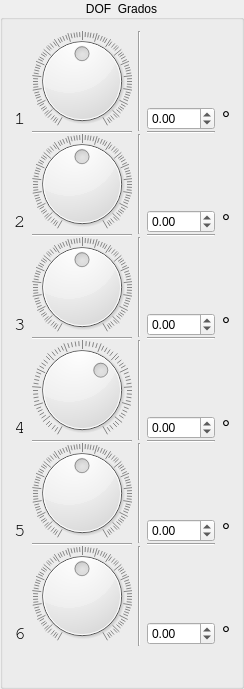
                 <widget class="QGroupBox" name="gridGroupBox">
                  <property name="layoutDirection">
                   <enum>Qt::LeftToRight</enum>
                  </property>
                  <property name="title">
                   <string>DOF  Grados</string>
                  </property>
                  <property name="alignment">
                   <set>Qt::AlignCenter</set>
                  </property>
                  <layout class="QGridLayout" name="gridLayout_5">
                   <property name="sizeConstraint">
                    <enum>QLayout::SetMaximumSize</enum>
                   </property>
                   <property name="bottomMargin">
                    <number>40</number>
                   </property>
                   <property name="verticalSpacing">
                    <number>0</number>
                   </property>
                   <item row="12" column="3">
                    <widget class="Line" name="line_17">
                     <property name="orientation">
                      <enum>Qt::Horizontal</enum>
                     </property>
                    </widget>
                   </item>
                   <item row="9" column="3">
                    <widget class="Line" name="line_15">
                     <property name="orientation">
                      <enum>Qt::Horizontal</enum>
                     </property>
                    </widget>
                   </item>
                   <item row="1" column="4">
                    <widget class="QLabel" name="label_15">
                     <property name="font">
                      <font>
                       <pointsize>16</pointsize>
                       <italic>true</italic>
                      </font>
                     </property>
                     <property name="text">
                      <string>°</string>
                     </property>
                     <property name="scaledContents">
                      <bool>false</bool>
                     </property>
                    </widget>
                   </item>
                   <item row="10" column="2" rowspan="2" colspan="2">
                    <widget class="Line" name="line_6">
                     <property name="orientation">
                      <enum>Qt::Vertical</enum>
                     </property>
                    </widget>
                   </item>
                   <item row="11" column="3">
                    <widget class="QDoubleSpinBox" name="spinBox4DOF">
                     <property name="minimum">
                      <double>-180.000000000000000</double>
                     </property>
                     <property name="maximum">
                      <double>180.000000000000000</double>
                     </property>
                    </widget>
                   </item>
                   <item row="10" column="1" rowspan="2">
                    <widget class="QDial" name="dial4DOF">
                     <property name="minimum">
                      <number>-180</number>
                     </property>
                     <property name="notchesVisible">
                      <bool>true</bool>
                     </property>
                    </widget>
                   </item>
                   <item row="8" column="3">
                    <widget class="QDoubleSpinBox" name="spinBox3DOF">
                     <property name="minimum">
                      <double>-180.000000000000000</double>
                     </property>
                     <property name="maximum">
                      <double>180.000000000000000</double>
                     </property>
                    </widget>
                   </item>
                   <item row="7" column="2" rowspan="2" colspan="2">
                    <widget class="Line" name="line_5">
                     <property name="maximumSize">
                      <size>
                       <width>16777215</width>
                       <height>16777215</height>
                      </size>
                     </property>
                     <property name="orientation">
                      <enum>Qt::Vertical</enum>
                     </property>
                    </widget>
                   </item>
                   <item row="4" column="2" rowspan="2">
                    <widget class="Line" name="line_9">
                     <property name="orientation">
                      <enum>Qt::Vertical</enum>
                     </property>
                    </widget>
                   </item>
                   <item row="5" column="0">
                    <widget class="QLabel" name="label_13">
                     <property name="maximumSize">
                      <size>
                       <width>16</width>
                       <height>16</height>
                      </size>
                     </property>
                     <property name="font">
                      <font>
                       <family>FreeMono</family>
                       <pointsize>14</pointsize>
                      </font>
                     </property>
                     <property name="text">
                      <string>2</string>
                     </property>
                    </widget>
                   </item>
                   <item row="14" column="3">
                    <widget class="QDoubleSpinBox" name="spinBox5DOF">
                     <property name="minimum">
                      <double>-180.000000000000000</double>
                     </property>
                     <property name="maximum">
                      <double>180.000000000000000</double>
                     </property>
                    </widget>
                   </item>
                   <item row="8" column="0">
                    <widget class="QLabel" name="label_14">
                     <property name="maximumSize">
                      <size>
                       <width>16</width>
                       <height>16</height>
                      </size>
                     </property>
                     <property name="font">
                      <font>
                       <family>FreeMono</family>
                       <pointsize>14</pointsize>
                      </font>
                     </property>
                     <property name="text">
                      <string>3</string>
                     </property>
                    </widget>
                   </item>
                   <item row="13" column="2" rowspan="2" colspan="2">
                    <widget class="Line" name="line_7">
                     <property name="orientation">
                      <enum>Qt::Vertical</enum>
                     </property>
                    </widget>
                   </item>
                   <item row="4" column="1" rowspan="2">
                    <widget class="QDial" name="dial2DOF">
                     <property name="minimum">
                      <number>-180</number>
                     </property>
                     <property name="maximum">
                      <number>180</number>
                     </property>
                     <property name="notchesVisible">
                      <bool>true</bool>
                     </property>
                    </widget>
                   </item>
                   <item row="5" column="3">
                    <widget class="QDoubleSpinBox" name="spinBox2DOF">
                     <property name="minimum">
                      <double>-180.000000000000000</double>
                     </property>
                     <property name="maximum">
                      <double>180.000000000000000</double>
                     </property>
                    </widget>
                   </item>
                   <item row="17" column="2" rowspan="2">
                    <widget class="Line" name="line_8">
                     <property name="orientation">
                      <enum>Qt::Vertical</enum>
                     </property>
                    </widget>
                   </item>
                   <item row="14" column="0">
                    <widget class="QLabel" name="label_21">
                     <property name="maximumSize">
                      <size>
                       <width>16</width>
                       <height>16</height>
                      </size>
                     </property>
                     <property name="font">
                      <font>
                       <family>FreeMono</family>
                       <pointsize>14</pointsize>
                      </font>
                     </property>
                     <property name="text">
                      <string>5</string>
                     </property>
                    </widget>
                   </item>
                   <item row="0" column="2" rowspan="2" colspan="2">
                    <widget class="Line" name="line_10">
                     <property name="orientation">
                      <enum>Qt::Vertical</enum>
                     </property>
                    </widget>
                   </item>
                   <item row="3" column="3">
                    <widget class="Line" name="line_4">
                     <property name="orientation">
                      <enum>Qt::Horizontal</enum>
                     </property>
                    </widget>
                   </item>
                   <item row="16" column="3">
                    <widget class="Line" name="line_19">
                     <property name="orientation">
                      <enum>Qt::Horizontal</enum>
                     </property>
                    </widget>
                   </item>
                   <item row="1" column="3">
                    <widget class="QDoubleSpinBox" name="spinBox1DOF">
                     <property name="minimum">
                      <double>-180.000000000000000</double>
                     </property>
                     <property name="maximum">
                      <double>180.000000000000000</double>
                     </property>
                    </widget>
                   </item>
                   <item row="16" column="1">
                    <widget class="Line" name="line_18">
                     <property name="orientation">
                      <enum>Qt::Horizontal</enum>
                     </property>
                    </widget>
                   </item>
                   <item row="17" column="1" rowspan="2">
                    <widget class="QDial" name="dial6DOF">
                     <property name="minimum">
                      <number>-180</number>
                     </property>
                     <property name="maximum">
                      <number>180</number>
                     </property>
                     <property name="notchTarget">
                      <double>3.699999999999999</double>
                     </property>
                     <property name="notchesVisible">
                      <bool>true</bool>
                     </property>
                    </widget>
                   </item>
                   <item row="3" column="1">
                    <widget class="Line" name="line_11">
                     <property name="orientation">
                      <enum>Qt::Horizontal</enum>
                     </property>
                    </widget>
                   </item>
                   <item row="1" column="0">
                    <widget class="QLabel" name="label_12">
                     <property name="maximumSize">
                      <size>
                       <width>16</width>
                       <height>16</height>
                      </size>
                     </property>
                     <property name="font">
                      <font>
                       <family>FreeMono</family>
                       <pointsize>14</pointsize>
                      </font>
                     </property>
                     <property name="text">
                      <string>1</string>
                     </property>
                    </widget>
                   </item>
                   <item row="9" column="1">
                    <widget class="Line" name="line_14">
                     <property name="orientation">
                      <enum>Qt::Horizontal</enum>
                     </property>
                    </widget>
                   </item>
                   <item row="6" column="1">
                    <widget class="Line" name="line_12">
                     <property name="orientation">
                      <enum>Qt::Horizontal</enum>
                     </property>
                    </widget>
                   </item>
                   <item row="6" column="3">
                    <widget class="Line" name="line_13">
                     <property name="orientation">
                      <enum>Qt::Horizontal</enum>
                     </property>
                    </widget>
                   </item>
                   <item row="7" column="1" rowspan="2">
                    <widget class="QDial" name="dial3DOF">
                     <property name="minimum">
                      <number>-180</number>
                     </property>
                     <property name="maximum">
                      <number>180</number>
                     </property>
                     <property name="notchesVisible">
                      <bool>true</bool>
                     </property>
                    </widget>
                   </item>
                   <item row="11" column="0">
                    <widget class="QLabel" name="label_20">
                     <property name="maximumSize">
                      <size>
                       <width>16</width>
                       <height>16</height>
                      </size>
                     </property>
                     <property name="font">
                      <font>
                       <family>FreeMono</family>
                       <pointsize>14</pointsize>
                      </font>
                     </property>
                     <property name="text">
                      <string>4</string>
                     </property>
                    </widget>
                   </item>
                   <item row="12" column="1">
                    <widget class="Line" name="line_16">
                     <property name="orientation">
                      <enum>Qt::Horizontal</enum>
                     </property>
                    </widget>
                   </item>
                   <item row="18" column="3">
                    <widget class="QDoubleSpinBox" name="spinBox6DOF">
                     <property name="minimum">
                      <double>-180.000000000000000</double>
                     </property>
                     <property name="maximum">
                      <double>180.000000000000000</double>
                     </property>
                    </widget>
                   </item>
                   <item row="18" column="0">
                    <widget class="QLabel" name="label_22">
                     <property name="maximumSize">
                      <size>
                       <width>16</width>
                       <height>16</height>
                      </size>
                     </property>
                     <property name="font">
                      <font>
                       <family>FreeMono</family>
                       <pointsize>14</pointsize>
                      </font>
                     </property>
                     <property name="text">
                      <string>6</string>
                     </property>
                    </widget>
                   </item>
                   <item row="5" column="4">
                    <widget class="QLabel" name="label_24">
                     <property name="font">
                      <font>
                       <pointsize>16</pointsize>
                       <italic>true</italic>
                      </font>
                     </property>
                     <property name="text">
                      <string>°</string>
                     </property>
                    </widget>
                   </item>
                   <item row="8" column="4">
                    <widget class="QLabel" name="label_25">
                     <property name="font">
                      <font>
                       <pointsize>16</pointsize>
                       <italic>true</italic>
                      </font>
                     </property>
                     <property name="text">
                      <string>°</string>
                     </property>
                    </widget>
                   </item>
                   <item row="11" column="4">
                    <widget class="QLabel" name="label_26">
                     <property name="font">
                      <font>
                       <pointsize>16</pointsize>
                       <italic>true</italic>
                      </font>
                     </property>
                     <property name="text">
                      <string>°</string>
                     </property>
                    </widget>
                   </item>
                   <item row="14" column="4">
                    <widget class="QLabel" name="label_27">
                     <property name="font">
                      <font>
                       <pointsize>16</pointsize>
                       <italic>true</italic>
                      </font>
                     </property>
                     <property name="text">
                      <string>°</string>
                     </property>
                    </widget>
                   </item>
                   <item row="18" column="4">
                    <widget class="QLabel" name="label_28">
                     <property name="font">
                      <font>
                       <pointsize>16</pointsize>
                       <italic>true</italic>
                      </font>
                     </property>
                     <property name="text">
                      <string>°</string>
                     </property>
                    </widget>
                   </item>
                   <item row="13" column="1" rowspan="2">
                    <widget class="QDial" name="dial5DOF">
                     <property name="minimum">
                      <number>-180</number>
                     </property>
                     <property name="maximum">
                      <number>180</number>
                     </property>
                     <property name="notchesVisible">
                      <bool>true</bool>
                     </property>
                    </widget>
                   </item>
                   <item row="0" column="1" rowspan="2">
                    <widget class="QDial" name="dial1DOF">
                     <property name="minimum">
                      <number>-180</number>
                     </property>
                     <property name="maximum">
                      <number>180</number>
                     </property>
                     <property name="tracking">
                      <bool>true</bool>
                     </property>
                     <property name="wrapping">
                      <bool>false</bool>
                     </property>
                     <property name="notchesVisible">
                      <bool>true</bool>
                     </property>
                    </widget>
                   </item>
                  </layout>
                 </widget>
